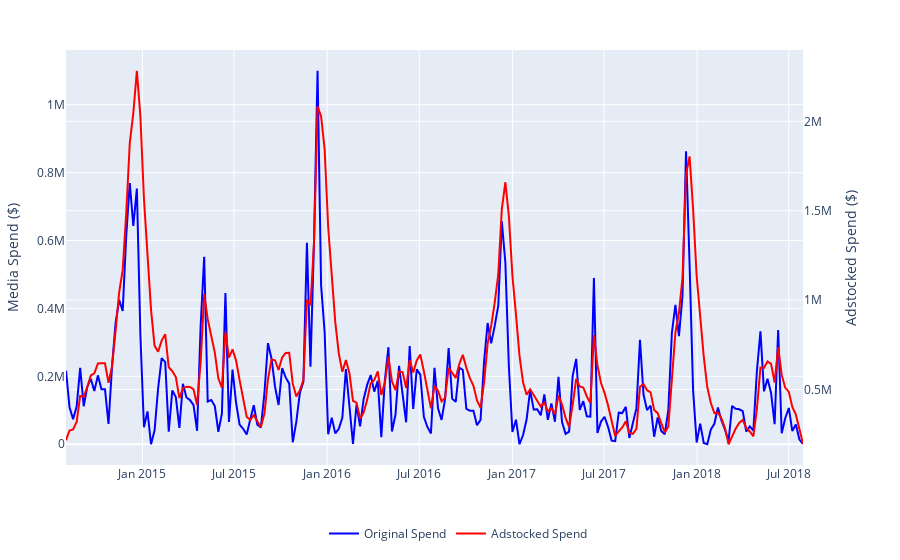

Notebook cell for this chart:
### Code cell
import plotly.graph_objects as go
from plotly.subplots import make_subplots

media = 'vidtr'
spend_col = f'mdsp_{media}'
adstock_col = f'mdsp_{media}_adstock'

fig = make_subplots(specs=[[{"secondary_y": True}]])

fig.add_trace(
    go.Scatter(x=df.index, y=df[spend_col], name="Original Spend", line=dict(color='blue')),
    secondary_y=False
)

fig.add_trace(
    go.Scatter(x=df.index, y=df[adstock_col], name="Adstocked Spend", line=dict(color='red')),
    secondary_y=True
)

fig.update_layout(
    showlegend=True,
    legend=dict(
        orientation="h",
        yanchor="bottom",
        y=-0.2,
        xanchor="center",
        x=0.5
    ),
    margin=dict(l=50, r=50, t=50, b=50)
)

fig.update_yaxes(title_text="Media Spend ($)", secondary_y=False)
fig.update_yaxes(title_text="Adstocked Spend ($)", secondary_y=True)
fig.show()

### Figure 1 — Plotly figure (JSON) as saved in the notebook; plotly's stock layout.template omitted (floating-point values rounded to 4 significant figures; data arrays with more than 128 entries replaced by an {"elided": "..."} marker saying what was removed)
{"data": [{"line": {"color": "blue"}, "name": "Original Spend", "type": "scatter", "x": {"elided": "209 str values"}, "xaxis": "x", "y": {"elided": "209 float values"}, "yaxis": "y"}, {"line": {"color": "red"}, "name": "Adstocked Spend", "type": "scatter", "x": {"elided": "209 str values"}, "xaxis": "x", "y": {"elided": "209 float values"}, "yaxis": "y2"}], "layout": {"legend": {"orientation": "h", "x": 0.5, "xanchor": "center", "y": -0.2, "yanchor": "bottom"}, "margin": {"b": 50, "l": 50, "r": 50, "t": 50}, "showlegend": true, "xaxis": {"anchor": "y", "domain": [0, 0.94]}, "yaxis": {"anchor": "x", "domain": [0, 1], "title": {"text": "Media Spend ($)"}}, "yaxis2": {"anchor": "x", "overlaying": "y", "side": "right", "title": {"text": "Adstocked Spend ($)"}}}}
